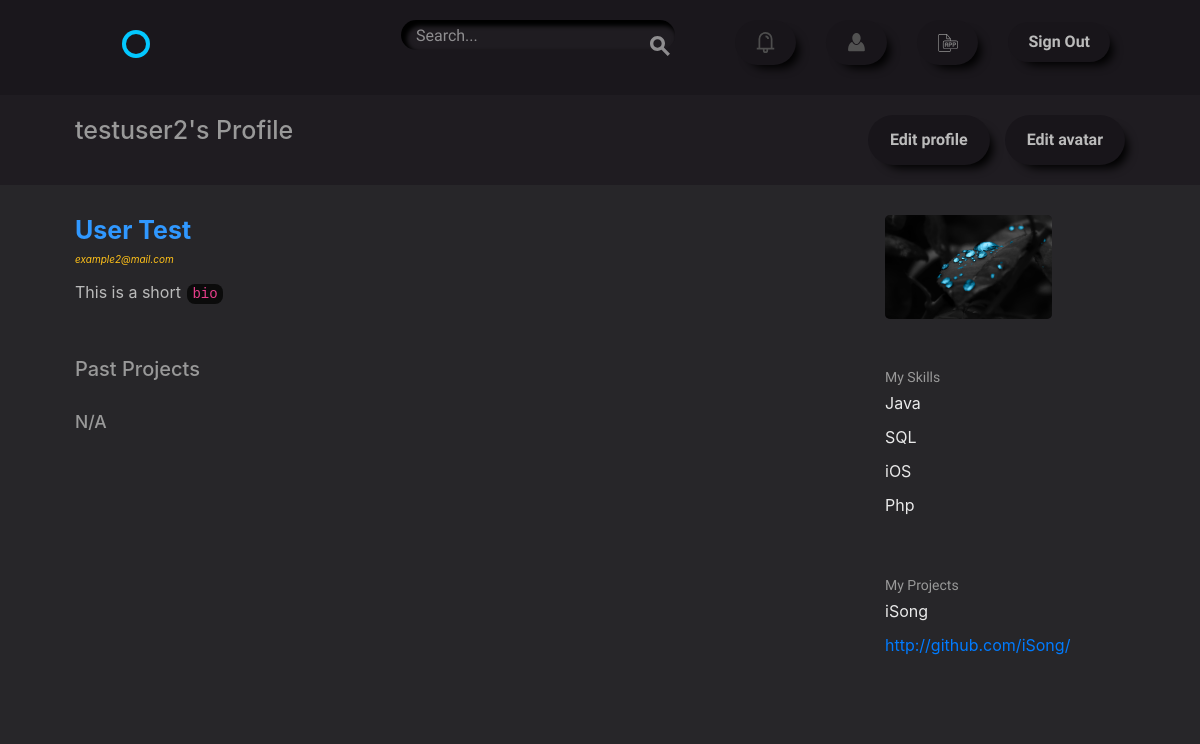
/accounts/profile/8/ (signed in), run on the app's committed database.
### accounts/models.py (models this page shows, shortened)
class User(AbstractBaseUser, PermissionsMixin):
    username = models.CharField(max_length=50, unique=True)
    email = models.EmailField(unique=True)
    first_name = models.CharField(max_length=50)
    last_name = models.CharField(max_length=50)
    bio = models.TextField(default='')
    avatar = models.ImageField(upload_to='./user_avatar', blank=True)
    date_joined = models.DateTimeField(default=timezone.now)
    is_active = models.BooleanField(default=False)
    is_staff = models.BooleanField(default=False)
    objects = UserManager()
    USERNAME_FIELD = "email"
    REQUIRED_FIELDS = ['username']
    @property
    def full_name(self):
        return '{} {}'.format(self.first_name, self.last_name)
    def __str__(self):
        return self.username

class Skill(models.Model):
    user = models.ForeignKey(User, default='', related_name="profile_skills", on_delete=models.CASCADE)
    name = models.CharField(max_length=50)
    def __str__(self):
        return self.name

class MyProject(models.Model):
    user = models.ForeignKey(settings.AUTH_USER_MODEL,
                             related_name='my_projects',
                             on_delete=models.CASCADE)
    name = models.CharField(max_length=200)
    url = models.URLField()

### accounts/views.py (the view)
# urls.py: url(r"profile/(?P<pk>\d+)/$", views.UserProfileView.as_view(),
class UserProfileView(PrM, TemplateView):
    template_name = "accounts/profile.html"
    context_object_name = "profile"
    prefetch_related = ['profile_skills', 'my_projects', 'projects', 'positions']
    def get(self, request, **kwargs):
        pk = kwargs.get('pk')
        profile = get_object_or_404(models.User, pk=pk)
        kwargs['profile'] = profile
        return super().get(request, **kwargs)
    def get_context_data(self, **kwargs):
        context = super().get_context_data(**kwargs)
        context['skills'] = context['profile'].profile_skills.all()
        context['my_projects'] = context['profile'].my_projects.all()
        context['past_projects'] = context['profile'].projects.all()
        return context

### projects/templatetags/extra_tags.py (called while the page is built)
@register.filter('mark_down')
def mark_down(text):
    html_body = markdown2.markdown(text)
    return mark_safe(html_body)

### accounts/templates/accounts/profile.html (shortened to what this page needs)
{% extends "layout.html" %}
{% load extra_tags %}
{% load static %}
{% block content %}
{% if user.is_authenticated and request.user == profile %}
<div class="circle--actions--bar action-bar">
    <div class="container">
        <div class="grid-100 d-flex justify-content-between">
            <div class="circle--fluid--cell circle--fluid--primary d-flex justify-content-between">
                <h1>{{ profile }}'s Profile</h1>
            </div>
            <div class="circle--fluid--cell circle--fluid--secondary d-flex justify-content-between">
                <a class="button nav_button" href="{% url 'accounts:profile_edit' %}">Edit profile</a>
                <a href="{% url 'accounts:avatar_edit' %}" class="button nav_button ml-4">Edit avatar</a>
            </div>
        </div>
    </div>
</div>
{% endif %}
<div class="bounds circle--page">
    <div class="grid-70">
        <div class="circle--article--body">
            <div class="d-flex justify-content-start">
                <h1 class="my-color"><strong>{{ profile.full_name }}</strong></h1>
            </div>
            <i class="user-info">{{ profile.email }}</i>
            <p>{{ profile.bio|mark_down }}</p>
        </div>
        <h2>Past Projects</h2>
        <table class="u-full-width circle--table">
            <tbody>
                {% if past_projects %}
                    {% for pro in past_projects %}
                        <tr class="clickable-row" data-href="{% url 'projects:detail' pro.id %}">
                            <td><h3 class="my-button">{{ pro }}</h3></td>
                        </tr>
                    {% endfor %}
                {% else %}
                    <tr><td><h3>N/A</h3></td></tr>
                {% endif %}
            </tbody>
        </table>
    </div>
    <div class="grid-25 grid-push-5">
        <div class="circle--secondary--module">
            <div class="card pr-auto" style="max-width: 167px;">
            {% if profile.avatar %}
                <img class="card-img-top" src="{{ profile.avatar.url }}" alt="Card image cap">
            {% else %}
                <img class="card-img-top" src="{% static 'images/avatar.png' %}"
                     alt="Card image cap" height="220px" style="max-width: 167px;">
            {% endif %}
            </div>
        </div>
        <div class="circle--secondary--module">
            <h4>My Skills</h4>
            <ul class="circle--link--list">
                {% if skills %}
                    {% for skill in skills %}
                    <li>{{ skill }}</li>
                    {% endfor %}
                {% endif %}
            </ul>
        </div>
        <div class="circle--secondary--module">
            <h4>My Projects</h4>
            <ul class="circle--link--list">
                {% if my_projects %}
                    {% for project in my_projects %}
                        <li>{{ project.name }}</li>
                        <li><a href="{{ project.url }}">{{ project.url }}</a></li>
                    {% endfor %}
                {% endif %}
            </ul>
        </div>
    </div>
</div>
{% endblock %}

### assets/css/global.css (style rules this page uses)
html { font-family: sans-serif; -ms-text-size-adjust: 100%; -webkit-text-size-adjust: 100%; }
body { margin: 0; }
a { background-color: transparent; }
b, strong { font-weight: bold; }
h1 { font-size: 2em; margin: 0.67em 0; }
img { border: 0; }
code, kbd, pre, samp { font-family: monospace, monospace; font-size: 1em; }
table { border-collapse: collapse; border-spacing: 0; }
td, th { padding: 0; }
html { font-size: 62.5%; }
body { font-size: 1.5em; line-height: 1.6; font-weight: 400; font-family: "Cousine"; color: #666; }
.bounds { max-width: 1080px; margin: 0 auto; }
.grid, .grid-5, .grid-10, .grid-15, .grid-20, .grid-25, .grid-30, .grid-33, .grid-35, .grid-40, .grid-45, .grid-50, .grid-55, .grid-60, .grid-65, .grid-66, .grid-70, .grid-75, .grid-80, .grid-90, .grid-95, .grid-100 { float: left; box-sizing: border-box; position: relative; }
.grid-push-5 { left: 5%; }
.grid-25 { width: 25%; padding: 0 15px; }
.grid-70 { width: 70%; padding: 0 15px; }
.grid-100 { width: 100%; padding: 0 15px; }
h1, h2, h3, h4, h5, h6 { margin-top: 0; margin-bottom: 2rem; font-weight: bold; font-family: "Work Sans", sans-serif; color: #222; }
h1 { font-size: 3.8rem; }
h2 { font-size: 2.4rem; }
h3 { font-size: 1.8rem; }
h4 { font-size: 1.6rem; }
@media (min-width: 550px) { h1 { font-size: 3.8rem; } }
@media (min-width: 550px) { h2 { font-size: 2.4rem; } }
@media (min-width: 550px) { h3 { font-size: 1.8rem; } }
@media (min-width: 550px) { h4 { font-size: 1.6rem; } }
p { margin-top: 0; font-size: 1.6rem; }
a { color: #689b98; -webkit-transition: color 0.2s; -moz-transition: color 0.2s; -ms-transition: color 0.2s; -o-transition: color 0.2s; transition: color 0.2s; }
.button, button, input[type="submit"], input[type="reset"], input[type="button"] { font-family: "Work Sans", sans-serif; font-size: 1.6rem; padding: 18px 30px; border: 0; margin-right: 10px; border-radius: 8px; font-weight: bold; display: inline-block; white-space: nowrap; box-sizing: border-box; line-height: 1; text-decoration: none; color: #689b98; background: none; box-shadow: 0 0 0 2px #689b98 inset; position: relative; -webkit-transition: 0.2s; -moz-transition: 0.2s; -ms-transition: 0.2s; -o-transition: 0.2s; transition: 0.2s; }
.button { cursor: pointer; }
ul { list-style: circle inside; }
ul { padding-left: 0; margin-top: 0; }
li { margin-bottom: 1rem; font-size: 1.6rem; }
code { padding: 0.2rem 0.5rem; margin: 0 0.2rem; font-size: 90%; white-space: nowrap; background: #F1F1F1; border: 1px solid #e1e1e1; border-radius: 8px; }
th, td { padding: 15px; text-align: left; border-bottom: 1px solid #e1e1e1; }
th:first-child, td:first-child { padding-left: 0; }
th:last-child, td:last-child { padding-right: 0; }
button, .button { margin-bottom: 1rem; }
pre, blockquote, dl, figure, table, p, ul, ol, form { margin-bottom: 2.5rem; }
.circle--link--list { list-style-type: none; }
.circle--link--list a { text-decoration: none; }
.circle--table { width: 100%; }
.circle--table h1, .circle--table h2, .circle--table h3, .circle--table h4, .circle--table h5, .circle--table h6 { margin: 0; }
.circle--table th, .circle--table td { line-height: 1; }
.circle--table td { padding: 25px 0; }
.circle--fluid--cell { display: table-cell; padding: 0 15px; vertical-align: middle; box-sizing: border-box; }
.circle--fluid--cell .button { margin: 0; }
.circle--fluid--primary { width: 100%; }
.circle--fluid--secondary { text-align: right; }
.circle--secondary--module { margin-bottom: 50px; }
.circle--secondary--module:before, .circle--secondary--module:after { content: " "; display: table; }
.circle--secondary--module:after { clear: both; }
.circle--secondary--module > h1, .circle--secondary--module > h2, .circle--secondary--module > h3, .circle--secondary--module > h4, .circle--secondary--module > h5, .circle--secondary--module > h6 { font-family: "Cousine"; color: rgba(34, 34, 34, 0.3); font-size: 1.4rem; font-weight: normal; }
.circle--page { margin-bottom: 100px; }
.circle--page:before, .circle--page:after { content: " "; display: table; }
.circle--page:after { clear: both; }
.circle--article--body { line-height: 1.8; margin-bottom: 50px; }
.circle--actions--bar { margin: -30px 0 30px; background: #f9f9f9; padding: 20px 0; }
.circle--actions--bar:before, .circle--actions--bar:after { content: " "; display: table; }
.circle--actions--bar:after { clear: both; }
.circle--actions--bar .button { margin-bottom: 0; }

### data on the page
User: username "testuser2", full_name "User Test", email "example2@mail.com", bio|mark_down "This is a short bio", avatar (picture)
Skill: name "Java"
Skill: name "SQL"
Skill: name "iOS"
Skill: name "Php"
MyProject: name "iSong", url "http://github.com/iSong/"
